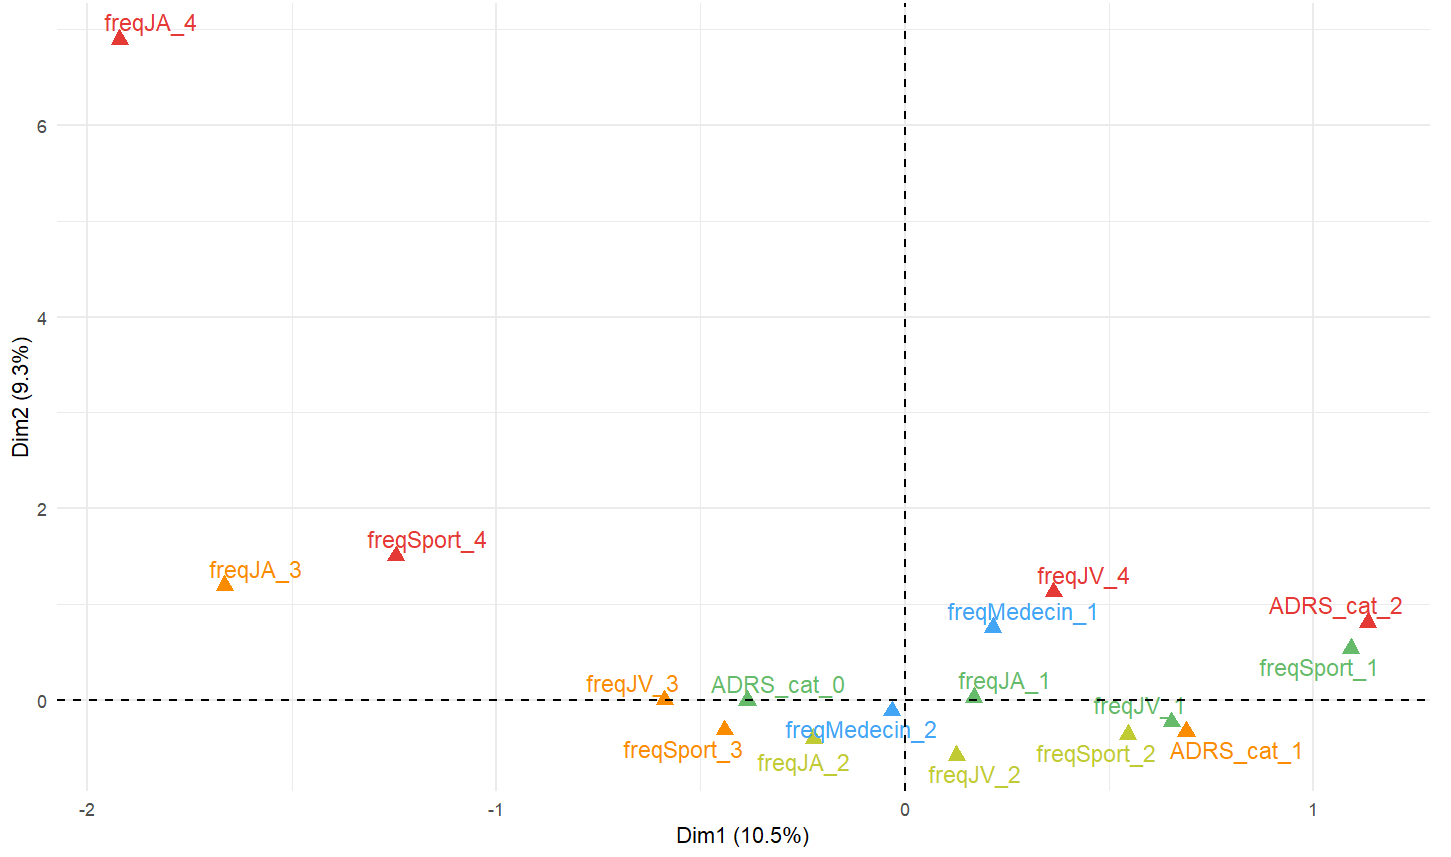

Source code (R):
#ACM P2
rm(list=ls())

install.packages("FactoMineR")
install.packages("factoextra")

library(FactoMineR)
library(factoextra)
library(dplyr)



setwd("C:/Users/Alexandre/Desktop/ENSAI/Projet_Stat/projetstat")
datainitial <- read.csv("data_simplifiee_facto.csv", header = TRUE)

# Filtrer les individus ayant répondu aux questions
data <- datainitial %>% 
  filter(!is.na(QB01A) & !is.na(QB01B)  & !is.na(QB01C)  & !is.na(QB01D))


data_selec <- data %>%
  select(freqJA, freqJV, ADRS_cat, freqMedecin, freqSport)




data_selec <- na.omit(data_selec)

data_selec[] <- lapply(data_selec, as.factor)




acm <- MCA(data_selec, graph = FALSE)


#Graphique des valeurs propres
fviz_screeplot(acm, addlabels = TRUE, ylim = c(0, 25))


#Afficher les valeurs propres
eig <- get_eigenvalue(acm)
print(eig)


# Extraire les modalités
var <- get_mca_var(acm)
modalites <- rownames(var$coord)


# Définir les couleurs
# Recréer proprement le vecteur couleurs aligné avec les modalités
couleurs <- sapply(modalites, function(mod) {
  if (grepl("^ADRS_cat_", mod)) {
    return(case_when(
      mod == "ADRS_cat_0" ~ "#66BB6A",
      mod == "ADRS_cat_1" ~ "#FB8C00",
      mod == "ADRS_cat_2" ~ "#E53935",
      TRUE ~ "black"
    ))
  } else if (grepl("^freqMedecin_", mod)) {
    return(case_when(
      mod == "freqMedecin_1" ~ "#42A5F5",
      mod == "freqMedecin_2" ~ "#42A5F5",
      TRUE ~ "black"
    ))
  } else if (grepl("^freqJA_", mod)) {
    return(case_when(
      mod == "freqJA_1" ~ "#66BB6A",
      mod == "freqJA_2" ~ "#C0CA33",
      mod == "freqJA_3" ~ "#FB8C00",
      mod == "freqJA_4" ~ "#E53935",
      TRUE ~ "black"
    ))
  } else if (grepl("^freqJV_", mod)) {
    return(case_when(
      mod == "freqJV_1" ~ "#66BB6A",
      mod == "freqJV_2" ~ "#C0CA33",
      mod == "freqJV_3" ~ "#FB8C00",
      mod == "freqJV_4" ~ "#E53935",
      TRUE ~ "black"
    ))
  } else if (grepl("^freqSport_", mod)) {
    return(case_when(
      mod == "freqSport_1" ~ "#66BB6A",
      mod == "freqSport_2" ~ "#C0CA33",
      mod == "freqSport_3" ~ "#FB8C00",
      mod == "freqSport_4" ~ "#E53935",
      TRUE ~ "black"
    ))
  } else {
    return("black")
  }
})


# Extraire les coordonnées
var <- get_mca_var(acm)

# Juste pour vérif : que les couleurs sont dans le bon ordre
stopifnot(length(couleurs) == length(modalites))


# Créer un data.frame temporaire pour forcer le mapping
groups <- as.factor(modalites)  # chaque modalité devient son propre "groupe"

# Replot en forçant chaque modalité comme groupe distinct
p <- fviz_mca_var(acm,
                  repel = TRUE,
                  col.var = groups) +  # on triche ici : un groupe = une modalité
  scale_color_manual(values = couleurs) +
  theme_minimal()

print(p)
